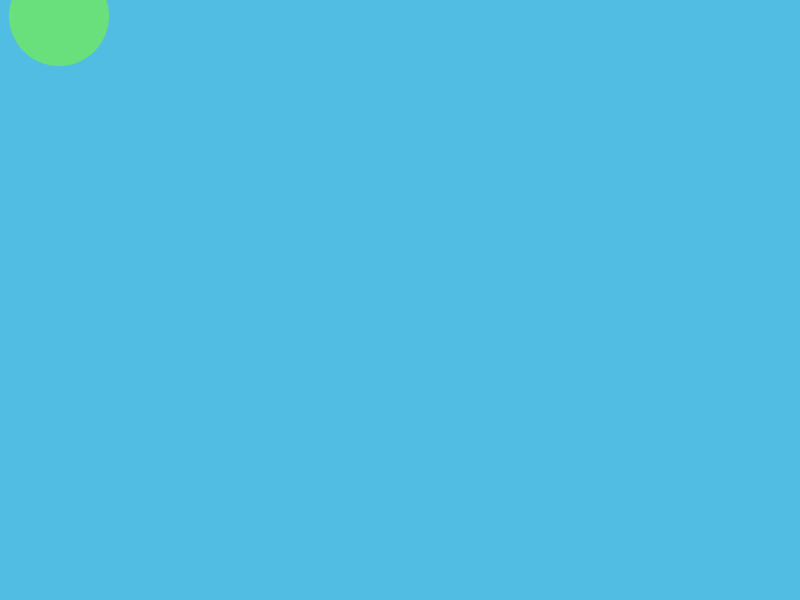
Frame 1 (no input)
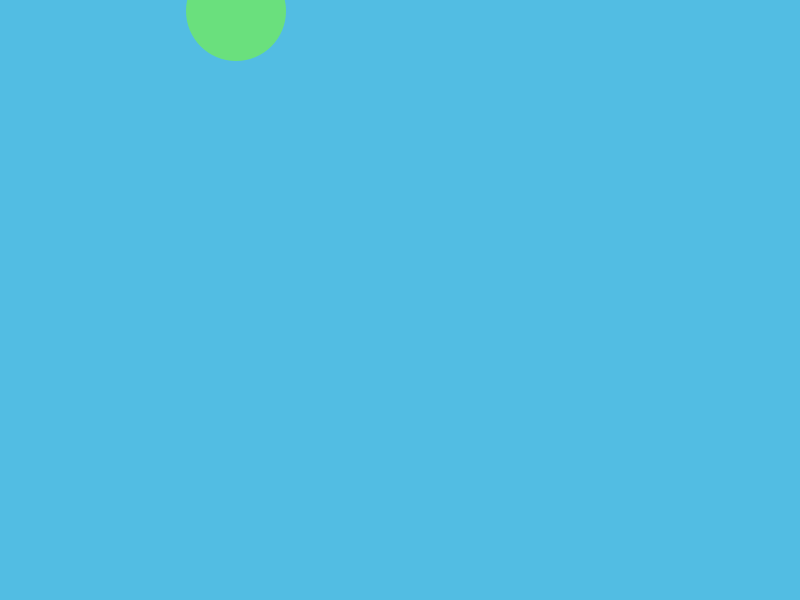
Frame 60 (the mouse pressed at the canvas centre just before this capture)
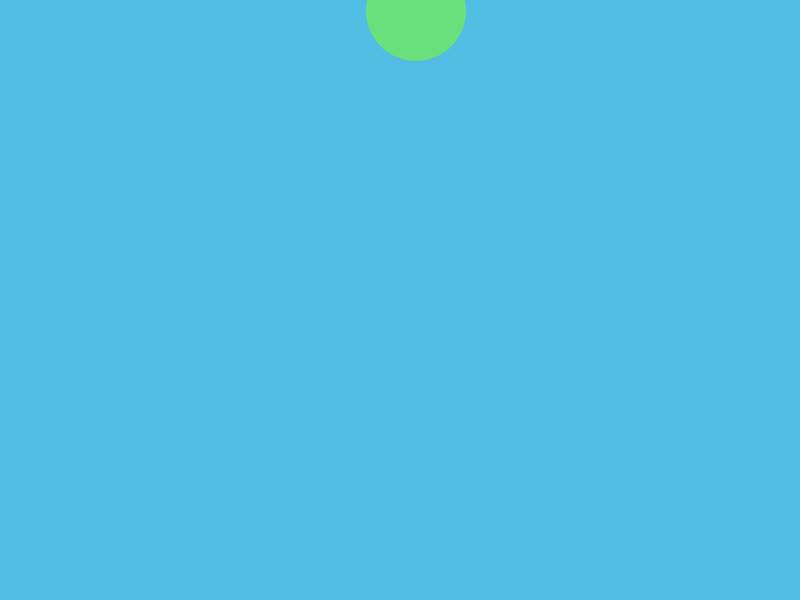
Frame 120 (the mouse held since frame 60 and released just before this capture)

The Processing sketch that drew these frames (run headless with seeded random() and noise(); from frame 60 on, the mouse is pressed at the canvas centre):

// Processing sketch: Interaction
// ── Interaction.pde
PVector pos;
PVector speed;

void setup(){
  size(800, 600);
  pos = new PVector(56, 11);
  speed = new PVector(3, 5);
  
  fill(#6AE07D);
}

void draw(){
  background(#52BDE3);
  pos.add(speed);
  if(pos.x > width || pos.x < 50){
    speed.x *= -1;
  }
  if(pos.y > height || pos.y < 50){
    speed.y *= -1;
  }
  noStroke();
  ellipse(pos.x, pos.y, 100, 100);
}
